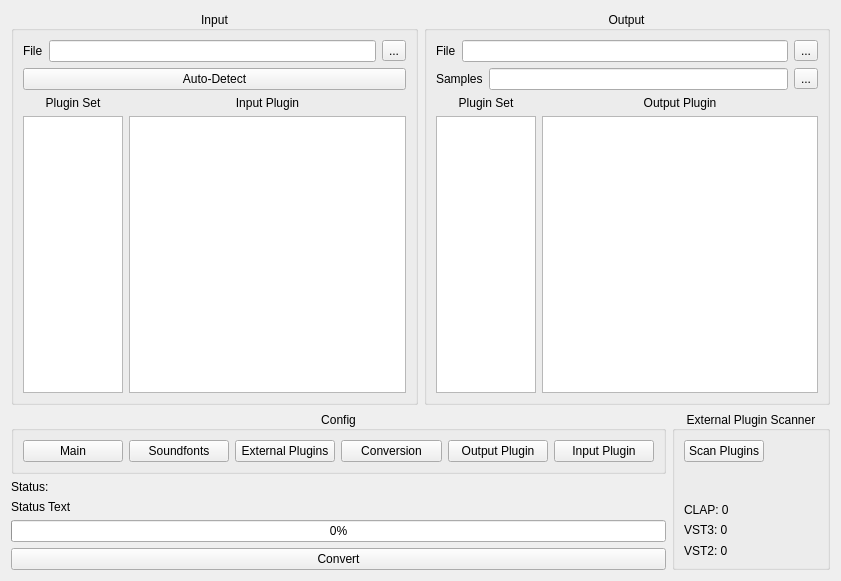
<?xml version="1.0" encoding="UTF-8"?>
<ui version="4.0">
 <class>MainWindow</class>
 <widget class="QWidget" name="MainWindow">
  <property name="geometry">
   <rect>
    <x>0</x>
    <y>0</y>
    <width>841</width>
    <height>581</height>
   </rect>
  </property>
  <property name="windowTitle">
   <string>Form</string>
  </property>
  <layout class="QVBoxLayout" name="verticalLayout">
   <item>
    <layout class="QHBoxLayout" name="AreasIO">
     <item>
      <widget class="QGroupBox" name="InputGroup">
       <property name="sizePolicy">
        <sizepolicy hsizetype="Preferred" vsizetype="Preferred">
         <horstretch>0</horstretch>
         <verstretch>0</verstretch>
        </sizepolicy>
       </property>
       <property name="minimumSize">
        <size>
         <width>240</width>
         <height>0</height>
        </size>
       </property>
       <property name="title">
        <string>Input</string>
       </property>
       <property name="alignment">
        <set>Qt::AlignCenter</set>
       </property>
       <layout class="QVBoxLayout" name="verticalLayout_4">
        <item>
         <layout class="QHBoxLayout" name="InputFileArea">
          <property name="sizeConstraint">
           <enum>QLayout::SetDefaultConstraint</enum>
          </property>
          <item>
           <widget class="QLabel" name="InputTextFile">
            <property name="text">
             <string>File</string>
            </property>
           </widget>
          </item>
          <item>
           <widget class="QLineEdit" name="InputFilePath"/>
          </item>
          <item>
           <widget class="QToolButton" name="InputFileButton">
            <property name="text">
             <string>...</string>
            </property>
           </widget>
          </item>
         </layout>
        </item>
        <item>
         <layout class="QHBoxLayout" name="horizontalLayout_5">
          <item>
           <widget class="QPushButton" name="AutoDetectButton">
            <property name="sizePolicy">
             <sizepolicy hsizetype="Minimum" vsizetype="Fixed">
              <horstretch>0</horstretch>
              <verstretch>0</verstretch>
             </sizepolicy>
            </property>
            <property name="text">
             <string>Auto-Detect</string>
            </property>
           </widget>
          </item>
         </layout>
        </item>
        <item>
         <layout class="QGridLayout" name="InputListArea">
          <item row="2" column="0">
           <widget class="QListWidget" name="ListWidget_InPlugSet">
            <property name="maximumSize">
             <size>
              <width>100</width>
              <height>10000</height>
             </size>
            </property>
           </widget>
          </item>
          <item row="1" column="1">
           <widget class="QLabel" name="label_4">
            <property name="text">
             <string>Input Plugin</string>
            </property>
            <property name="alignment">
             <set>Qt::AlignCenter</set>
            </property>
           </widget>
          </item>
          <item row="2" column="1">
           <widget class="QListWidget" name="ListWidget_InPlugin">
            <property name="sizePolicy">
             <sizepolicy hsizetype="Expanding" vsizetype="Expanding">
              <horstretch>0</horstretch>
              <verstretch>0</verstretch>
             </sizepolicy>
            </property>
            <property name="styleSheet">
             <string notr="true">font: 15pt &quot;Ubuntu&quot;;</string>
            </property>
           </widget>
          </item>
          <item row="1" column="0">
           <widget class="QLabel" name="label_7">
            <property name="text">
             <string>Plugin Set</string>
            </property>
            <property name="alignment">
             <set>Qt::AlignCenter</set>
            </property>
           </widget>
          </item>
         </layout>
        </item>
       </layout>
      </widget>
     </item>
     <item>
      <widget class="QGroupBox" name="OutputGroup">
       <property name="minimumSize">
        <size>
         <width>240</width>
         <height>0</height>
        </size>
       </property>
       <property name="title">
        <string>Output</string>
       </property>
       <property name="alignment">
        <set>Qt::AlignCenter</set>
       </property>
       <layout class="QVBoxLayout" name="verticalLayout_2">
        <item>
         <layout class="QHBoxLayout" name="OutputFileArea">
          <item>
           <widget class="QLabel" name="OutputTextFile">
            <property name="text">
             <string>File</string>
            </property>
           </widget>
          </item>
          <item>
           <widget class="QLineEdit" name="OutputFilePath"/>
          </item>
          <item>
           <widget class="QToolButton" name="OutputFileButton">
            <property name="text">
             <string>...</string>
            </property>
           </widget>
          </item>
         </layout>
        </item>
        <item>
         <layout class="QHBoxLayout" name="OutputSampleArea_2">
          <item>
           <widget class="QLabel" name="OutputSampleFile">
            <property name="text">
             <string>Samples</string>
            </property>
           </widget>
          </item>
          <item>
           <widget class="QLineEdit" name="OutputSamplePath"/>
          </item>
          <item>
           <widget class="QToolButton" name="OutputSampleButton">
            <property name="text">
             <string>...</string>
            </property>
           </widget>
          </item>
         </layout>
        </item>
        <item>
         <layout class="QGridLayout" name="OutputListArea">
          <item row="1" column="0">
           <widget class="QListWidget" name="ListWidget_OutPlugSet">
            <property name="sizePolicy">
             <sizepolicy hsizetype="Expanding" vsizetype="Expanding">
              <horstretch>0</horstretch>
              <verstretch>9</verstretch>
             </sizepolicy>
            </property>
            <property name="minimumSize">
             <size>
              <width>0</width>
              <height>0</height>
             </size>
            </property>
            <property name="maximumSize">
             <size>
              <width>100</width>
              <height>10000</height>
             </size>
            </property>
           </widget>
          </item>
          <item row="0" column="1">
           <widget class="QLabel" name="label_9">
            <property name="text">
             <string>Output Plugin</string>
            </property>
            <property name="alignment">
             <set>Qt::AlignCenter</set>
            </property>
           </widget>
          </item>
          <item row="0" column="0">
           <widget class="QLabel" name="label_8">
            <property name="text">
             <string>Plugin Set</string>
            </property>
            <property name="alignment">
             <set>Qt::AlignCenter</set>
            </property>
           </widget>
          </item>
          <item row="1" column="1">
           <widget class="QListWidget" name="ListWidget_OutPlugin">
            <property name="styleSheet">
             <string notr="true">font: 15pt &quot;Ubuntu&quot;;</string>
            </property>
           </widget>
          </item>
         </layout>
        </item>
       </layout>
      </widget>
     </item>
    </layout>
   </item>
   <item>
    <layout class="QHBoxLayout" name="BottomArea">
     <item>
      <layout class="QVBoxLayout" name="AreaInteract">
       <item>
        <widget class="QGroupBox" name="ConfigArea">
         <property name="title">
          <string>Config</string>
         </property>
         <property name="alignment">
          <set>Qt::AlignCenter</set>
         </property>
         <layout class="QVBoxLayout" name="verticalLayout_7">
          <item>
           <layout class="QHBoxLayout" name="horizontalLayout">
            <item>
             <widget class="QPushButton" name="ConfigMain">
              <property name="text">
               <string>Main</string>
              </property>
             </widget>
            </item>
            <item>
             <widget class="QPushButton" name="ConfigSoundFont">
              <property name="text">
               <string>Soundfonts</string>
              </property>
             </widget>
            </item>
            <item>
             <widget class="QPushButton" name="ConfigExtPlug">
              <property name="text">
               <string>External Plugins</string>
              </property>
             </widget>
            </item>
            <item>
             <widget class="QPushButton" name="ConfigConversion">
              <property name="text">
               <string>Conversion</string>
              </property>
             </widget>
            </item>
            <item>
             <widget class="QPushButton" name="ConfigOutput">
              <property name="text">
               <string>Output Plugin</string>
              </property>
             </widget>
            </item>
            <item>
             <widget class="QPushButton" name="ConfigInput">
              <property name="text">
               <string>Input Plugin</string>
              </property>
             </widget>
            </item>
           </layout>
          </item>
         </layout>
        </widget>
       </item>
       <item>
        <widget class="QLabel" name="StatusText">
         <property name="styleSheet">
          <string notr="true">font: 18pt &quot;Ubuntu&quot;;</string>
         </property>
         <property name="text">
          <string>Status: </string>
         </property>
        </widget>
       </item>
       <item>
        <widget class="QLabel" name="SubStatusText">
         <property name="text">
          <string>Status Text</string>
         </property>
        </widget>
       </item>
       <item>
        <widget class="QProgressBar" name="progressBar">
         <property name="value">
          <number>0</number>
         </property>
        </widget>
       </item>
       <item>
        <widget class="QPushButton" name="ConvertButton">
         <property name="sizePolicy">
          <sizepolicy hsizetype="Minimum" vsizetype="Minimum">
           <horstretch>0</horstretch>
           <verstretch>0</verstretch>
          </sizepolicy>
         </property>
         <property name="minimumSize">
          <size>
           <width>222</width>
           <height>0</height>
          </size>
         </property>
         <property name="styleSheet">
          <string notr="true">font: 20pt &quot;Source Sans Pro&quot;;</string>
         </property>
         <property name="text">
          <string>Convert</string>
         </property>
        </widget>
       </item>
      </layout>
     </item>
     <item>
      <widget class="QGroupBox" name="ExtPlugScannerGroup">
       <property name="title">
        <string>External Plugin Scanner</string>
       </property>
       <property name="alignment">
        <set>Qt::AlignCenter</set>
       </property>
       <layout class="QVBoxLayout" name="verticalLayout_5">
        <item>
         <layout class="QVBoxLayout" name="verticalLayout_8">
          <item>
           <widget class="QPushButton" name="PluginScanButton">
            <property name="sizePolicy">
             <sizepolicy hsizetype="Fixed" vsizetype="Fixed">
              <horstretch>0</horstretch>
              <verstretch>0</verstretch>
             </sizepolicy>
            </property>
            <property name="text">
             <string>Scan Plugins</string>
            </property>
           </widget>
          </item>
          <item>
           <widget class="QLabel" name="PluginScanStatus">
            <property name="sizePolicy">
             <sizepolicy hsizetype="Minimum" vsizetype="Preferred">
              <horstretch>0</horstretch>
              <verstretch>0</verstretch>
             </sizepolicy>
            </property>
            <property name="text">
             <string/>
            </property>
           </widget>
          </item>
         </layout>
        </item>
        <item>
         <layout class="QVBoxLayout" name="verticalLayout_9">
          <item>
           <widget class="QLabel" name="ExtCountCLAP">
            <property name="text">
             <string>CLAP: 0</string>
            </property>
           </widget>
          </item>
          <item>
           <widget class="QLabel" name="ExtCountVST3">
            <property name="text">
             <string>VST3: 0</string>
            </property>
           </widget>
          </item>
          <item>
           <widget class="QLabel" name="ExtCountVST2">
            <property name="text">
             <string>VST2: 0</string>
            </property>
           </widget>
          </item>
         </layout>
        </item>
       </layout>
      </widget>
     </item>
    </layout>
   </item>
  </layout>
 </widget>
 <resources/>
 <connections/>
</ui>
